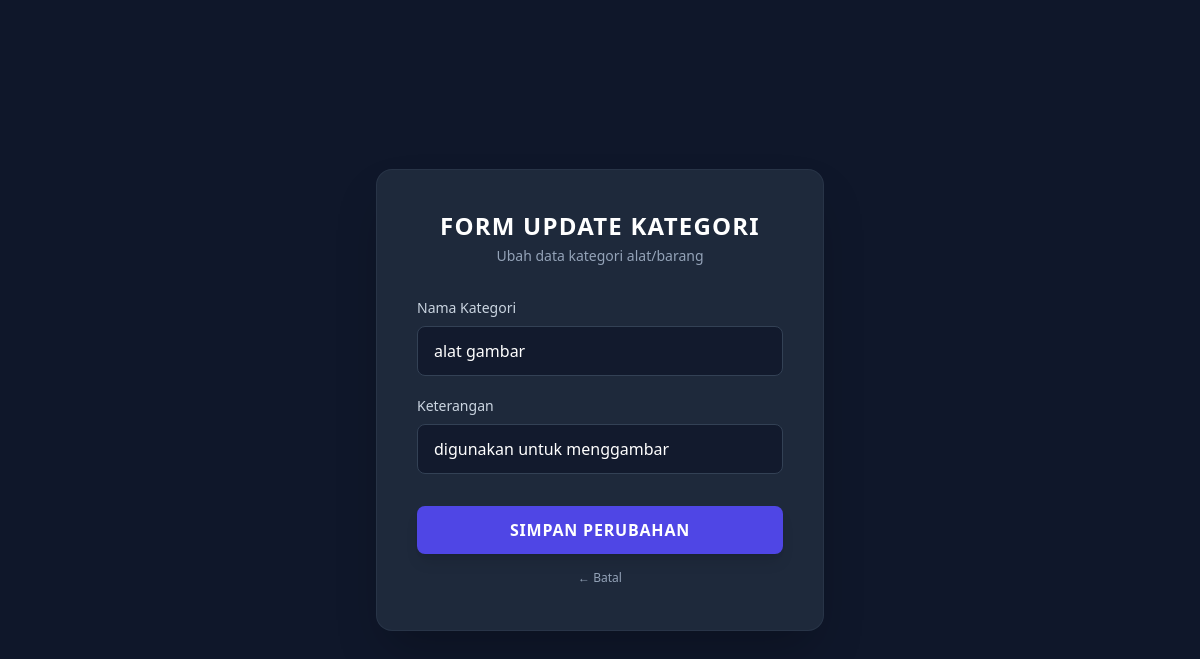
The page /view/v_update_kategori.php?aksi=edit&id=6 (signed in) on the database its author committed.
### tables this page shows
CREATE TABLE `kategori` (
  `id_kategori` int NOT NULL,
  `nama_kategori` varchar(50) DEFAULT NULL,
  `keterangan_kategori` varchar(70) NOT NULL
);

### model/m_kategori.php (called while the page is built, shortened)
<?php
class m_kategori {
    private $db;
    public function __construct($db_connection) {
        $this->db = $db_connection;
    }
    public function tampil_data_by_id($id_kategori) {
        $sql = "SELECT * FROM kategori WHERE id_kategori = ?";
        $stmt = $this->db->prepare($sql);
        $stmt->bind_param("i", $id_kategori);
        $stmt->execute();
        $result = $stmt->get_result();
        $data = $result->fetch_object();
        return $data;
    }
}

### view/v_update_kategori.php (the view, shortened to what this page needs)
<?php
require_once '../model/m_koneksi.php';
require_once '../model/m_kategori.php';
if (!isset($data_edit)) {
    $db = (new m_koneksi())->koneksi;
    $kategori_model = new m_kategori($db);
    $id_kategori = $_GET['id'] ?? '';
    $data_edit = $kategori_model->tampil_data_by_id($id_kategori);
}
?>
<!DOCTYPE html>
<html lang="id">
<head>
    <script src="https://cdn.tailwindcss.com"></script>
</head>
<body class="bg-slate-900 min-h-screen flex items-center justify-center p-4 font-sans">
    <div class="w-full max-w-md bg-slate-800 text-slate-100 rounded-2xl shadow-2xl border border-slate-700/50 p-8 sm:p-10 my-6">
        <div class="text-center mb-8">
            <h2 class="text-2xl font-extrabold tracking-wider text-white uppercase">Form Update Kategori</h2>
            <p class="text-slate-400 text-sm mt-1">Ubah data kategori alat/barang</p>
        </div>
        <form action="../controller/c_kategori.php?aksi=update" method="post" class="space-y-5">
            <div>
                <label for="nama_kategori" class="block text-sm font-medium text-slate-300 mb-2">Nama Kategori</label>
                <input
                    type="text"
                    id="nama_kategori"
                    name="nama_kategori"
                    value="<?= htmlspecialchars($data_edit->nama_kategori ?? ''); ?>"
                    placeholder="Masukkan nama kategori"
                    class="w-full px-4 py-3 rounded-lg bg-slate-900/80 border border-slate-700 text-white placeholder-slate-500 focus:outline-none focus:ring-2 focus:ring-indigo-500 focus:border-transparent transition duration-200"
                    required
                >
            </div>
            <div>
                <label for="keterangan_kategori" class="block text-sm font-medium text-slate-300 mb-2">Keterangan</label>
                <input
                    type="text"
                    id="keterangan_kategori"
                    name="keterangan_kategori"
                    value="<?= htmlspecialchars($data_edit->keterangan_kategori ?? ''); ?>"
                    placeholder="Masukkan keterangan"
                    class="w-full px-4 py-3 rounded-lg bg-slate-900/80 border border-slate-700 text-white placeholder-slate-500 focus:outline-none focus:ring-2 focus:ring-indigo-500 focus:border-transparent transition duration-200"
                    required
                >
            </div>
            <div class="pt-3 space-y-3">
                <button
                    type="submit"
                    class="w-full py-3 px-4 bg-indigo-600 hover:bg-indigo-500 text-white font-semibold rounded-lg shadow-lg hover:shadow-indigo-500/30 transition duration-200 active:scale-[0.98] uppercase tracking-wider"
                >
                    Simpan Perubahan
                </button>
                <a
                    href="v_kategori.php"
                    class="block text-center text-xs text-slate-400 hover:text-slate-200 transition duration-150 py-1"
                >
                    ← Batal
                </a>
            </div>
        </form>
    </div>
</body>
</html>

### rows shown on the page
kategori: nama_kategori "alat gambar", keterangan_kategori "digunakan untuk menggambar"
